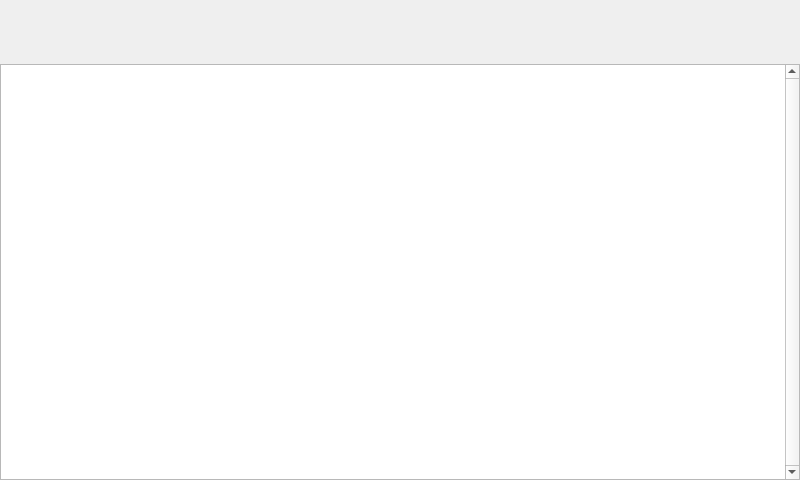
<?xml version="1.0" encoding="UTF-8"?>
<ui version="4.0">
 <class>PurchaseHistoryWindow</class>
 <widget class="QWidget" name="PurchaseHistoryWindow">
  <property name="windowModality">
   <enum>Qt::NonModal</enum>
  </property>
  <property name="geometry">
   <rect>
    <x>0</x>
    <y>0</y>
    <width>800</width>
    <height>480</height>
   </rect>
  </property>
  <property name="sizePolicy">
   <sizepolicy hsizetype="Maximum" vsizetype="Maximum">
    <horstretch>0</horstretch>
    <verstretch>0</verstretch>
   </sizepolicy>
  </property>
  <property name="maximumSize">
   <size>
    <width>855</width>
    <height>661</height>
   </size>
  </property>
  <property name="font">
   <font>
    <pointsize>15</pointsize>
   </font>
  </property>
  <property name="contextMenuPolicy">
   <enum>Qt::PreventContextMenu</enum>
  </property>
  <property name="windowTitle">
   <string>Smart Shop</string>
  </property>
  <property name="dockNestingEnabled" stdset="0">
   <bool>false</bool>
  </property>
  <property name="unifiedTitleAndToolBarOnMac" stdset="0">
   <bool>false</bool>
  </property>
  <layout class="QGridLayout" name="gridLayout" columnstretch="1,0">
   <property name="leftMargin">
    <number>0</number>
   </property>
   <property name="topMargin">
    <number>0</number>
   </property>
   <property name="rightMargin">
    <number>0</number>
   </property>
   <property name="bottomMargin">
    <number>0</number>
   </property>
   <property name="spacing">
    <number>0</number>
   </property>
   <item row="2" column="0" colspan="2">
    <layout class="QGridLayout" name="gridLayout_5" columnstretch="1,1,1">
     <property name="leftMargin">
      <number>0</number>
     </property>
     <property name="rightMargin">
      <number>0</number>
     </property>
     <property name="bottomMargin">
      <number>0</number>
     </property>
     <item row="0" column="0">
      <layout class="QHBoxLayout" name="horizontalLayout_2">
       <property name="leftMargin">
        <number>5</number>
       </property>
       <property name="rightMargin">
        <number>5</number>
       </property>
       <item>
        <widget class="TouchButton" name="backBtn">
         <property name="sizePolicy">
          <sizepolicy hsizetype="Fixed" vsizetype="Fixed">
           <horstretch>0</horstretch>
           <verstretch>0</verstretch>
          </sizepolicy>
         </property>
         <property name="minimumSize">
          <size>
           <width>64</width>
           <height>64</height>
          </size>
         </property>
         <property name="maximumSize">
          <size>
           <width>64</width>
           <height>64</height>
          </size>
         </property>
         <property name="styleSheet">
          <string notr="true">background-color: transparent;
border: 0;</string>
         </property>
         <property name="text">
          <string/>
         </property>
         <property name="icon">
          <iconset resource="../Resource_BY.qrc">
           <normaloff>:/Icons/Icons/BlueBackIcon_Finished.png</normaloff>:/Icons/Icons/BlueBackIcon_Finished.png</iconset>
         </property>
         <property name="iconSize">
          <size>
           <width>64</width>
           <height>64</height>
          </size>
         </property>
        </widget>
       </item>
       <item>
        <spacer name="horizontalSpacer">
         <property name="orientation">
          <enum>Qt::Horizontal</enum>
         </property>
         <property name="sizeHint" stdset="0">
          <size>
           <width>214</width>
           <height>20</height>
          </size>
         </property>
        </spacer>
       </item>
      </layout>
     </item>
     <item row="0" column="1">
      <widget class="TouchButton" name="homeBtn">
       <property name="sizePolicy">
        <sizepolicy hsizetype="Fixed" vsizetype="Maximum">
         <horstretch>0</horstretch>
         <verstretch>0</verstretch>
        </sizepolicy>
       </property>
       <property name="styleSheet">
        <string notr="true">background-color: transparent;
border: 0;</string>
       </property>
       <property name="text">
        <string/>
       </property>
       <property name="icon">
        <iconset resource="../Resource_BY.qrc">
         <normaloff>:/Icons/Icons/SSLogo_No_Background.png</normaloff>:/Icons/Icons/SSLogo_No_Background.png</iconset>
       </property>
       <property name="iconSize">
        <size>
         <width>256</width>
         <height>64</height>
        </size>
       </property>
       <property name="checkable">
        <bool>false</bool>
       </property>
       <property name="checked">
        <bool>false</bool>
       </property>
      </widget>
     </item>
     <item row="0" column="2">
      <spacer name="horizontalSpacer_5">
       <property name="orientation">
        <enum>Qt::Horizontal</enum>
       </property>
       <property name="sizeHint" stdset="0">
        <size>
         <width>260</width>
         <height>63</height>
        </size>
       </property>
      </spacer>
     </item>
    </layout>
   </item>
   <item row="4" column="1">
    <layout class="QHBoxLayout" name="horizontalLayout_3"/>
   </item>
   <item row="3" column="0" colspan="2">
    <widget class="QTableView" name="historyView">
     <property name="font">
      <font>
       <family>Segoe UI</family>
       <pointsize>21</pointsize>
      </font>
     </property>
     <property name="frameShape">
      <enum>QFrame::StyledPanel</enum>
     </property>
     <property name="frameShadow">
      <enum>QFrame::Sunken</enum>
     </property>
     <property name="lineWidth">
      <number>3</number>
     </property>
     <property name="verticalScrollBarPolicy">
      <enum>Qt::ScrollBarAlwaysOn</enum>
     </property>
     <property name="horizontalScrollBarPolicy">
      <enum>Qt::ScrollBarAlwaysOff</enum>
     </property>
     <property name="editTriggers">
      <set>QAbstractItemView::NoEditTriggers</set>
     </property>
     <property name="showDropIndicator" stdset="0">
      <bool>false</bool>
     </property>
     <property name="alternatingRowColors">
      <bool>true</bool>
     </property>
     <property name="selectionBehavior">
      <enum>QAbstractItemView::SelectRows</enum>
     </property>
     <property name="verticalScrollMode">
      <enum>QAbstractItemView::ScrollPerPixel</enum>
     </property>
     <property name="horizontalScrollMode">
      <enum>QAbstractItemView::ScrollPerPixel</enum>
     </property>
     <property name="sortingEnabled">
      <bool>true</bool>
     </property>
     <attribute name="verticalHeaderVisible">
      <bool>false</bool>
     </attribute>
     <attribute name="verticalHeaderDefaultSectionSize">
      <number>45</number>
     </attribute>
    </widget>
   </item>
  </layout>
 </widget>
 <customwidgets>
  <customwidget>
   <class>TouchButton</class>
   <extends>QPushButton</extends>
   <header>Widgets/touchButton.h</header>
  </customwidget>
 </customwidgets>
 <resources>
  <include location="../Resource_BY.qrc"/>
  <include location="../QDarkStylesheet/style.qrc"/>
 </resources>
 <connections/>
</ui>
